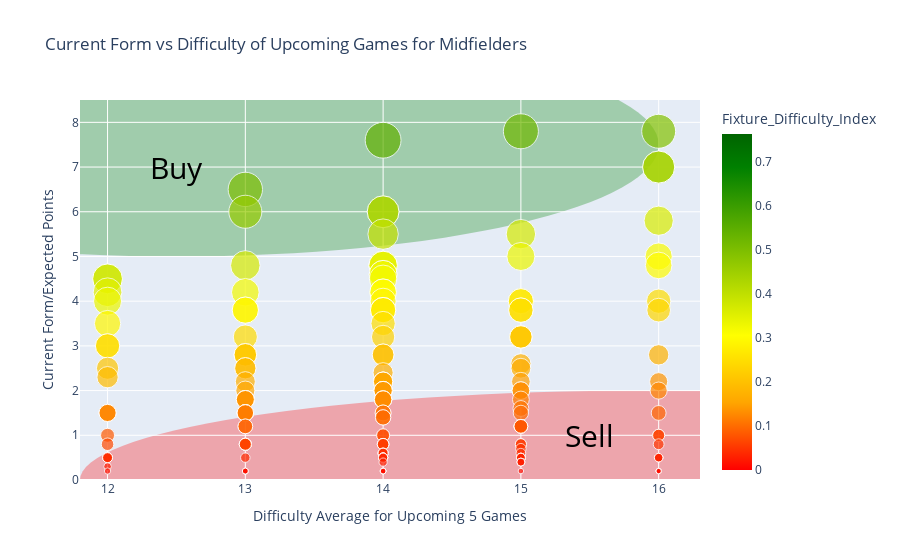

Notebook code cell kept with this figure:
### Code cell
# Rename 'FD_index' to 'Fixture_Difficulty_Index'. Did this here to keep main df cleaner
sorted_midfielders_df.rename(columns={'FD_index': 'Fixture_Difficulty_Index'}, inplace=True)

# Wanted interactive scatter plot with hover information so that I could see the player, team, price and FD index without it being on the axis
fig = px.scatter(sorted_midfielders_df, x='Difficulty_score', y='form_player', color='Fixture_Difficulty_Index', #used to visualise quickly which is best pick
                 size='Fixture_Difficulty_Index',  
                 labels={'form_player': 'Current Form/Expected Points', 'Difficulty_score': 'Difficulty Average for Upcoming 5 Games'},
                 hover_data=['full_name', 'Fixture_Difficulty_Index', 'name', 'now_cost'], title='Current Form vs Difficulty of Upcoming Games for Midfielders',
                 size_max=30,  
                 color_continuous_scale=[
                    (0.0, 'red'),
                    (0.2, 'orange'),
                    (0.4, 'yellow'),
                    (0.9, 'green'),
                    (1.0, 'darkgreen') # so I tried to get this to fade from green -buy, to red -sell, and everything else yellow and orange, sorta worked
                 ]
                )

""" Add circles and text for the suggested buy and sell regions. Couldnt find a better way to do this without installing a lot of things Im not
familar with and didn't have time to learn. Brute force did the trick though
"""
fig.update_layout(
    shapes=[
        dict(
            type='circle',
            xref='x',
            yref='y',
            x0=9,
            y0=10,
            x1=16,
            y1=5,
            fillcolor='green',
            opacity=0.3,
            layer='below',
            line=dict(width=0),
        ),
        dict(
            type='circle',
            xref='x',
            yref='y',
            x0=11.8,
            y0=2,
            x1=20,
            y1=-2,
            fillcolor='red',
            opacity=0.3,
            layer='below',
            line=dict(width=0),
        )
    ],
    annotations=[
        dict(
            text='Buy', #thought it was clear, but Esky did say to make things clearer, than not :D
            x=12.5,  
            y=7,   
            showarrow=False,
            font=dict(color='black', size=30),
        ),
        dict(
            text='Sell',
            x=15.5,  
            y=1,   
            showarrow=False,
            font=dict(color='black', size=30),
        )
    ]
)


fig.update_layout(showlegend=False, height=800)  

# Circles were going too far out, so had to zoom in 
fig.update_xaxes(range=[11.8, 16.3])
fig.update_yaxes(range=[0, 8.5])

fig.show()

### Figure 1 — Plotly figure (JSON) as saved in the notebook; plotly's stock layout.template omitted (floating-point values rounded to 4 significant figures; data arrays with more than 128 entries replaced by an {"elided": "..."} marker saying what was removed)
{"data": [{"customdata": {"elided": "357x4 mixed values"}, "hovertemplate": "Difficulty Average for Upcoming 5 Games=%{x}<br>Current Form/Expected Points=%{y}<br>Fixture_Difficulty_Index=%{marker.color}<br>full_name=%{customdata[0]}<br>name=%{customdata[2]}<br>now_cost=%{customdata[3]}<extra></extra>", "legendgroup": "", "marker": {"color": {"elided": "357 float values"}, "coloraxis": "coloraxis", "size": {"elided": "357 float values"}, "sizemode": "area", "sizeref": 0.0008467, "symbol": "circle"}, "mode": "markers", "name": "", "orientation": "v", "showlegend": false, "type": "scatter", "x": {"elided": "357 int values"}, "xaxis": "x", "y": {"elided": "357 float values"}, "yaxis": "y"}], "layout": {"annotations": [{"font": {"color": "black", "size": 30}, "showarrow": false, "text": "Buy", "x": 12.5, "y": 7}, {"font": {"color": "black", "size": 30}, "showarrow": false, "text": "Sell", "x": 15.5, "y": 1}], "autosize": true, "coloraxis": {"colorbar": {"title": {"text": "Fixture_Difficulty_Index"}}, "colorscale": [[0, "red"], [0.2, "orange"], [0.4, "yellow"], [0.9, "green"], [1, "darkgreen"]]}, "legend": {"itemsizing": "constant", "tracegroupgap": 0}, "shapes": [{"fillcolor": "green", "layer": "below", "line": {"width": 0}, "opacity": 0.3, "type": "circle", "x0": 9, "x1": 16, "xref": "x", "y0": 10, "y1": 5, "yref": "y"}, {"fillcolor": "red", "layer": "below", "line": {"width": 0}, "opacity": 0.3, "type": "circle", "x0": 11.8, "x1": 20, "xref": "x", "y0": 2, "y1": -2, "yref": "y"}], "showlegend": false, "title": {"text": "Current Form vs Difficulty of Upcoming Games for Midfielders"}, "xaxis": {"anchor": "y", "domain": [0, 1], "range": [11.8, 16.3], "title": {"text": "Difficulty Average for Upcoming 5 Games"}, "type": "linear"}, "yaxis": {"anchor": "x", "domain": [0, 1], "range": [0, 8.5], "title": {"text": "Current Form/Expected Points"}, "type": "linear"}}}
